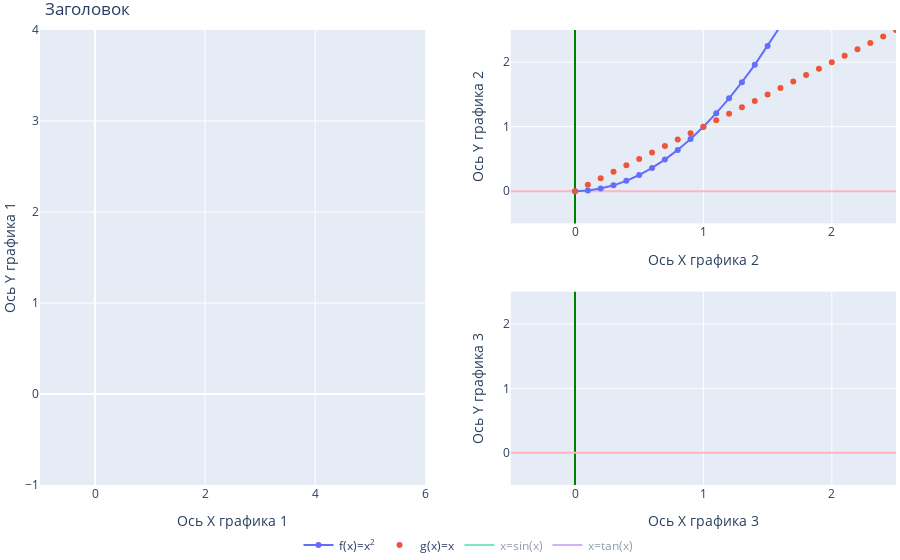

The notebook cell this image was saved under:
### Code cell
x = np.arange(0, 5, 0.1)

def f(x):
    return x**2

def h(x):
    return np.sin(x)

def k(x):
    return np.cos(x)

def m(x):
    return np.tan(x)

fig = go.Figure() #создаем фигуру
fig = make_subplots(rows=2, #Создание нескольких графиков на одной фигуре
                    cols=2, #Число колонок на фигуре
                    column_widths=[1, 1], #Пропорции размера графиков
                    specs=[ #Указываем расположение графиков в фигуре
                        [{'rowspan':2},{}], #Указываем что первый график двойной. Чтобы объединить по гризонтали colspan 
                        [None, {}] #Выбрасываем нижнего соседа первого графика None
                    ]
                   )
fig.update_yaxes(range=[-0.5, 2.5], #Зум к определенному участку на графике
                 zeroline=True, #Рисует оси на графике
                 zerolinewidth=2, 
                 zerolinecolor='LightPink',
                 col=2 #Уточнение к какой колонке применять
                )
fig.update_xaxes(range=[-0.5, 2.5], zeroline=True, zerolinewidth=2, zerolinecolor='#008000', col=2)
fig.add_trace(go.Scatter(x=x,
                         y=x**2,
                         name='f(x)=x<sup>2</sup>', #HTML в подписях
                         mode='lines+markers'),
                         1, #Координаты на фигуре, указывающие к какому графику принадлежат
                         2
                        )
fig.add_trace(go.Scatter(x=x,
                         y=x,
                         name='g(x)=x', #Метод графика с плавной линией
                         mode='markers'
                        ),
              1,
              2
             )

fig.add_trace(go.Scatter(visible='legendonly', #Невидимый режим, показывается только при клике на легенду
                         x=x,
                         y=h(x),
                         name='x=sin(x)'),
                         2,
                         2                         
                        )
fig.add_trace(go.Scatter(visible='legendonly',
                         x=x,
                         y=m(x),
                         name='x=tan(x)'),              
                         1,
                         1                        
                        )
fig.update_layout(legend_orientation='h', #Смещение легенды под график
                  margin=dict(l=0, r=0, t=30, b=0), #Убрать отступы вокруг графика
                  legend=dict(x=.5, xanchor="center"), #Смещение легенды по центру
                  hovermode='x', #Показывает одновременно все значения Y для точки Х
                  title='Заголовок',
                  xaxis_title='ось Х',
                  yaxis_title='ось Y'
                 )
fig.update_traces(hoverinfo='all', #Отображается значение подписи на курсоре. Например 'x+y'
                  hovertemplate='Аргумент: %{x}<br>Функция: %{y}'
                 )
fig.update_xaxes(title='Ось Х графика 1', col=1, row=1)
fig.update_yaxes(title='Ось Y графика 1', col=1, row=1)
fig.update_xaxes(title='Ось Х графика 2', col=2, row=1)
fig.update_yaxes(title='Ось Y графика 2', col=2, row=1)
fig.update_xaxes(title='Ось Х графика 3', col=2, row=2)
fig.update_yaxes(title='Ось Y графика 3', col=2, row=2)

fig.show()

### Figure 1 — Plotly figure (JSON) as saved in the notebook; plotly's stock layout.template omitted (floating-point values rounded to 4 significant figures)
{"data": [{"hoverinfo": "all", "hovertemplate": "Аргумент: %{x}<br>Функция: %{y}", "mode": "lines+markers", "name": "f(x)=x<sup>2</sup>", "type": "scatter", "x": [0, 0.1, 0.2, 0.3, 0.4, 0.5, 0.6, 0.7, 0.8, 0.9, 1, 1.1, 1.2, 1.3, 1.4, 1.5, 1.6, 1.7, 1.8, 1.9, 2, 2.1, 2.2, 2.3, 2.4, 2.5, 2.6, 2.7, 2.8, 2.9, 3, 3.1, 3.2, 3.3, 3.4, 3.5, 3.6, 3.7, 3.8, 3.9, 4, 4.1, 4.2, 4.3, 4.4, 4.5, 4.6, 4.7, 4.8, 4.9], "xaxis": "x2", "y": [0, 0.01, 0.04, 0.09, 0.16, 0.25, 0.36, 0.49, 0.64, 0.81, 1, 1.21, 1.44, 1.69, 1.96, 2.25, 2.56, 2.89, 3.24, 3.61, 4, 4.41, 4.84, 5.29, 5.76, 6.25, 6.76, 7.29, 7.84, 8.41, 9, 9.61, 10.24, 10.89, 11.56, 12.25, 12.96, 13.69, 14.44, 15.21, 16, 16.81, 17.64, 18.49, 19.36, 20.25, 21.16, 22.09, 23.04, 24.01], "yaxis": "y2"}, {"hoverinfo": "all", "hovertemplate": "Аргумент: %{x}<br>Функция: %{y}", "mode": "markers", "name": "g(x)=x", "type": "scatter", "x": [0, 0.1, 0.2, 0.3, 0.4, 0.5, 0.6, 0.7, 0.8, 0.9, 1, 1.1, 1.2, 1.3, 1.4, 1.5, 1.6, 1.7, 1.8, 1.9, 2, 2.1, 2.2, 2.3, 2.4, 2.5, 2.6, 2.7, 2.8, 2.9, 3, 3.1, 3.2, 3.3, 3.4, 3.5, 3.6, 3.7, 3.8, 3.9, 4, 4.1, 4.2, 4.3, 4.4, 4.5, 4.6, 4.7, 4.8, 4.9], "xaxis": "x2", "y": [0, 0.1, 0.2, 0.3, 0.4, 0.5, 0.6, 0.7, 0.8, 0.9, 1, 1.1, 1.2, 1.3, 1.4, 1.5, 1.6, 1.7, 1.8, 1.9, 2, 2.1, 2.2, 2.3, 2.4, 2.5, 2.6, 2.7, 2.8, 2.9, 3, 3.1, 3.2, 3.3, 3.4, 3.5, 3.6, 3.7, 3.8, 3.9, 4, 4.1, 4.2, 4.3, 4.4, 4.5, 4.6, 4.7, 4.8, 4.9], "yaxis": "y2"}, {"hoverinfo": "all", "hovertemplate": "Аргумент: %{x}<br>Функция: %{y}", "name": "x=sin(x)", "type": "scatter", "visible": "legendonly", "x": [0, 0.1, 0.2, 0.3, 0.4, 0.5, 0.6, 0.7, 0.8, 0.9, 1, 1.1, 1.2, 1.3, 1.4, 1.5, 1.6, 1.7, 1.8, 1.9, 2, 2.1, 2.2, 2.3, 2.4, 2.5, 2.6, 2.7, 2.8, 2.9, 3, 3.1, 3.2, 3.3, 3.4, 3.5, 3.6, 3.7, 3.8, 3.9, 4, 4.1, 4.2, 4.3, 4.4, 4.5, 4.6, 4.7, 4.8, 4.9], "xaxis": "x3", "y": [0, 0.09983, 0.1987, 0.2955, 0.3894, 0.4794, 0.5646, 0.6442, 0.7174, 0.7833, 0.8415, 0.8912, 0.932, 0.9636, 0.9854, 0.9975, 0.9996, 0.9917, 0.9738, 0.9463, 0.9093, 0.8632, 0.8085, 0.7457, 0.6755, 0.5985, 0.5155, 0.4274, 0.335, 0.2392, 0.1411, 0.04158, -0.05837, -0.1577, -0.2555, -0.3508, -0.4425, -0.5298, -0.6119, -0.6878, -0.7568, -0.8183, -0.8716, -0.9162, -0.9516, -0.9775, -0.9937, -0.9999, -0.9962, -0.9825], "yaxis": "y3"}, {"hoverinfo": "all", "hovertemplate": "Аргумент: %{x}<br>Функция: %{y}", "name": "x=tan(x)", "type": "scatter", "visible": "legendonly", "x": [0, 0.1, 0.2, 0.3, 0.4, 0.5, 0.6, 0.7, 0.8, 0.9, 1, 1.1, 1.2, 1.3, 1.4, 1.5, 1.6, 1.7, 1.8, 1.9, 2, 2.1, 2.2, 2.3, 2.4, 2.5, 2.6, 2.7, 2.8, 2.9, 3, 3.1, 3.2, 3.3, 3.4, 3.5, 3.6, 3.7, 3.8, 3.9, 4, 4.1, 4.2, 4.3, 4.4, 4.5, 4.6, 4.7, 4.8, 4.9], "xaxis": "x", "y": [0, 0.1003, 0.2027, 0.3093, 0.4228, 0.5463, 0.6841, 0.8423, 1.03, 1.26, 1.557, 1.965, 2.572, 3.602, 5.798, 14.1, -34.23, -7.697, -4.286, -2.927, -2.185, -1.71, -1.374, -1.119, -0.916, -0.747, -0.6016, -0.4727, -0.3555, -0.2464, -0.1425, -0.04162, 0.05847, 0.1597, 0.2643, 0.3746, 0.4935, 0.6247, 0.7736, 0.9474, 1.158, 1.424, 1.778, 2.286, 3.096, 4.637, 8.86, 80.71, -11.38, -5.267], "yaxis": "y"}], "layout": {"hovermode": "x", "legend": {"orientation": "h", "x": 0.5, "xanchor": "center"}, "margin": {"b": 0, "l": 0, "r": 0, "t": 30}, "title": {"text": "Заголовок"}, "xaxis": {"anchor": "y", "domain": [0, 0.45], "title": {"text": "Ось Х графика 1"}}, "xaxis2": {"anchor": "y2", "domain": [0.55, 1], "range": [-0.5, 2.5], "title": {"text": "Ось Х графика 2"}, "zeroline": true, "zerolinecolor": "#008000", "zerolinewidth": 2}, "xaxis3": {"anchor": "y3", "domain": [0.55, 1], "range": [-0.5, 2.5], "title": {"text": "Ось Х графика 3"}, "zeroline": true, "zerolinecolor": "#008000", "zerolinewidth": 2}, "yaxis": {"anchor": "x", "domain": [0, 1], "title": {"text": "Ось Y графика 1"}}, "yaxis2": {"anchor": "x2", "domain": [0.575, 1], "range": [-0.5, 2.5], "title": {"text": "Ось Y графика 2"}, "zeroline": true, "zerolinecolor": "LightPink", "zerolinewidth": 2}, "yaxis3": {"anchor": "x3", "domain": [0, 0.425], "range": [-0.5, 2.5], "title": {"text": "Ось Y графика 3"}, "zeroline": true, "zerolinecolor": "LightPink", "zerolinewidth": 2}}}
